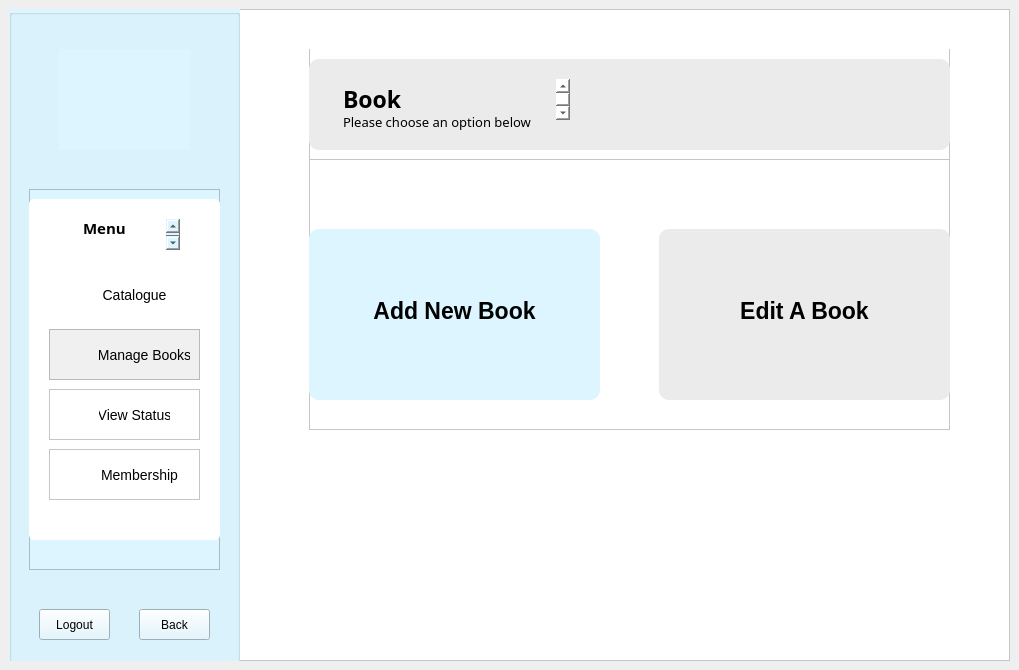
<?xml version="1.0" encoding="UTF-8"?>
<ui version="4.0">
 <class>AdminManageBooks</class>
 <widget class="QMainWindow" name="AdminManageBooks">
  <property name="geometry">
   <rect>
    <x>0</x>
    <y>0</y>
    <width>1019</width>
    <height>670</height>
   </rect>
  </property>
  <property name="windowTitle">
   <string>MainWindow</string>
  </property>
  <widget class="QWidget" name="centralwidget">
   <layout class="QHBoxLayout" name="horizontalLayout">
    <item>
     <widget class="QFrame" name="frame">
      <property name="styleSheet">
       <string notr="true">background: white;</string>
      </property>
      <property name="frameShape">
       <enum>QFrame::StyledPanel</enum>
      </property>
      <property name="frameShadow">
       <enum>QFrame::Raised</enum>
      </property>
      <widget class="QGroupBox" name="menuPanel">
       <property name="geometry">
        <rect>
         <x>0</x>
         <y>0</y>
         <width>231</width>
         <height>671</height>
        </rect>
       </property>
       <property name="styleSheet">
        <string notr="true">background: rgb(220, 245, 255);</string>
       </property>
       <property name="title">
        <string/>
       </property>
       <widget class="QLabel" name="logo">
        <property name="geometry">
         <rect>
          <x>50</x>
          <y>40</y>
          <width>131</width>
          <height>101</height>
         </rect>
        </property>
        <property name="text">
         <string/>
        </property>
        <property name="pixmap">
         <pixmap resource="Resources.qrc">:/images/logo.png</pixmap>
        </property>
        <property name="scaledContents">
         <bool>true</bool>
        </property>
       </widget>
       <widget class="QFrame" name="menu">
        <property name="geometry">
         <rect>
          <x>20</x>
          <y>180</y>
          <width>191</width>
          <height>381</height>
         </rect>
        </property>
        <property name="frameShape">
         <enum>QFrame::StyledPanel</enum>
        </property>
        <property name="frameShadow">
         <enum>QFrame::Raised</enum>
        </property>
        <widget class="QListWidget" name="listWidget_2">
         <property name="geometry">
          <rect>
           <x>0</x>
           <y>10</y>
           <width>191</width>
           <height>341</height>
          </rect>
         </property>
         <property name="styleSheet">
          <string notr="true">background: white;
border-radius: 5px;</string>
         </property>
         <property name="frameShadow">
          <enum>QFrame::Raised</enum>
         </property>
        </widget>
        <widget class="QPlainTextEdit" name="plainTextEdit_6">
         <property name="geometry">
          <rect>
           <x>50</x>
           <y>30</y>
           <width>101</width>
           <height>31</height>
          </rect>
         </property>
         <property name="styleSheet">
          <string notr="true">font-family: Baloo 2;
font-weight: bold;
background: white;
font-size: 15px;
</string>
         </property>
         <property name="frameShape">
          <enum>QFrame::NoFrame</enum>
         </property>
         <property name="frameShadow">
          <enum>QFrame::Plain</enum>
         </property>
         <property name="plainText">
          <string>Admin Menu</string>
         </property>
         <property name="backgroundVisible">
          <bool>false</bool>
         </property>
        </widget>
        <widget class="QFrame" name="catalogue_1">
         <property name="geometry">
          <rect>
           <x>20</x>
           <y>80</y>
           <width>151</width>
           <height>51</height>
          </rect>
         </property>
         <property name="styleSheet">
          <string notr="true">background: white;
border-radius: 5px;</string>
         </property>
         <property name="frameShape">
          <enum>QFrame::StyledPanel</enum>
         </property>
         <property name="frameShadow">
          <enum>QFrame::Raised</enum>
         </property>
         <widget class="QLabel" name="label_5">
          <property name="geometry">
           <rect>
            <x>10</x>
            <y>10</y>
            <width>31</width>
            <height>31</height>
           </rect>
          </property>
          <property name="text">
           <string/>
          </property>
          <property name="pixmap">
           <pixmap resource="Resources.qrc">:/images/Icons/books.png</pixmap>
          </property>
          <property name="scaledContents">
           <bool>true</bool>
          </property>
         </widget>
         <widget class="QPushButton" name="catalogue">
          <property name="geometry">
           <rect>
            <x>50</x>
            <y>10</y>
            <width>71</width>
            <height>31</height>
           </rect>
          </property>
          <property name="styleSheet">
           <string notr="true">QPushButton {
background: transparent;
font-size: 14px;
border: none;
}

QPushButton:hover {
	color: rgb(124, 204, 241);
}</string>
          </property>
          <property name="text">
           <string>Catalogue</string>
          </property>
          <property name="autoDefault">
           <bool>false</bool>
          </property>
         </widget>
        </widget>
        <widget class="QFrame" name="manageBooks_1">
         <property name="geometry">
          <rect>
           <x>20</x>
           <y>140</y>
           <width>151</width>
           <height>51</height>
          </rect>
         </property>
         <property name="styleSheet">
          <string notr="true">background: rgb(240, 240, 240);</string>
         </property>
         <property name="frameShape">
          <enum>QFrame::StyledPanel</enum>
         </property>
         <property name="frameShadow">
          <enum>QFrame::Raised</enum>
         </property>
         <widget class="QLabel" name="label_6">
          <property name="geometry">
           <rect>
            <x>10</x>
            <y>10</y>
            <width>31</width>
            <height>31</height>
           </rect>
          </property>
          <property name="text">
           <string/>
          </property>
          <property name="pixmap">
           <pixmap resource="Resources.qrc">:/images/Icons/book.png</pixmap>
          </property>
          <property name="scaledContents">
           <bool>true</bool>
          </property>
         </widget>
         <widget class="QPushButton" name="manageBooks">
          <property name="geometry">
           <rect>
            <x>50</x>
            <y>10</y>
            <width>91</width>
            <height>31</height>
           </rect>
          </property>
          <property name="styleSheet">
           <string notr="true">QPushButton {
background: transparent;
font-size: 14px;
border: none;
}

QPushButton:hover {
	color: rgb(124, 204, 241);
}</string>
          </property>
          <property name="text">
           <string>Manage Books</string>
          </property>
         </widget>
        </widget>
        <widget class="QFrame" name="status_1">
         <property name="geometry">
          <rect>
           <x>20</x>
           <y>200</y>
           <width>151</width>
           <height>51</height>
          </rect>
         </property>
         <property name="styleSheet">
          <string notr="true">background: white;</string>
         </property>
         <property name="frameShape">
          <enum>QFrame::StyledPanel</enum>
         </property>
         <property name="frameShadow">
          <enum>QFrame::Raised</enum>
         </property>
         <widget class="QLabel" name="label_7">
          <property name="geometry">
           <rect>
            <x>10</x>
            <y>10</y>
            <width>31</width>
            <height>31</height>
           </rect>
          </property>
          <property name="text">
           <string/>
          </property>
          <property name="pixmap">
           <pixmap resource="Resources.qrc">:/images/Icons/status.png</pixmap>
          </property>
          <property name="scaledContents">
           <bool>true</bool>
          </property>
         </widget>
         <widget class="QPushButton" name="status">
          <property name="geometry">
           <rect>
            <x>50</x>
            <y>10</y>
            <width>71</width>
            <height>31</height>
           </rect>
          </property>
          <property name="styleSheet">
           <string notr="true">QPushButton {
background: transparent;
font-size: 14px;
border: none;
}

QPushButton:hover {
	color: rgb(124, 204, 241);
}</string>
          </property>
          <property name="text">
           <string>View Status</string>
          </property>
         </widget>
        </widget>
        <widget class="QFrame" name="membership_1">
         <property name="geometry">
          <rect>
           <x>20</x>
           <y>260</y>
           <width>151</width>
           <height>51</height>
          </rect>
         </property>
         <property name="styleSheet">
          <string notr="true">background: white;</string>
         </property>
         <property name="frameShape">
          <enum>QFrame::StyledPanel</enum>
         </property>
         <property name="frameShadow">
          <enum>QFrame::Raised</enum>
         </property>
         <widget class="QLabel" name="label_8">
          <property name="geometry">
           <rect>
            <x>10</x>
            <y>10</y>
            <width>31</width>
            <height>31</height>
           </rect>
          </property>
          <property name="text">
           <string/>
          </property>
          <property name="pixmap">
           <pixmap resource="Resources.qrc">:/images/Icons/user.png</pixmap>
          </property>
          <property name="scaledContents">
           <bool>true</bool>
          </property>
         </widget>
         <widget class="QPushButton" name="membership">
          <property name="geometry">
           <rect>
            <x>50</x>
            <y>10</y>
            <width>81</width>
            <height>31</height>
           </rect>
          </property>
          <property name="styleSheet">
           <string notr="true">QPushButton {
background: transparent;
font-size: 14px;
border: none;
}

QPushButton:hover {
	color: rgb(124, 204, 241);
}</string>
          </property>
          <property name="text">
           <string>Membership</string>
          </property>
         </widget>
        </widget>
       </widget>
       <widget class="QPushButton" name="pushButton_2">
        <property name="geometry">
         <rect>
          <x>30</x>
          <y>600</y>
          <width>71</width>
          <height>31</height>
         </rect>
        </property>
        <property name="styleSheet">
         <string notr="true">QPushButton:hover {
	color: rgb(106, 146, 255);
}</string>
        </property>
        <property name="text">
         <string>Logout</string>
        </property>
       </widget>
       <widget class="QPushButton" name="back">
        <property name="geometry">
         <rect>
          <x>130</x>
          <y>600</y>
          <width>71</width>
          <height>31</height>
         </rect>
        </property>
        <property name="styleSheet">
         <string notr="true">/*QPushButton {
background: white;
}*/

QPushButton:hover {
	color: rgb(106, 146, 255);
}</string>
        </property>
        <property name="text">
         <string>Back</string>
        </property>
        <property name="icon">
         <iconset theme="go-previous">
          <normaloff>.</normaloff>.</iconset>
        </property>
       </widget>
      </widget>
      <widget class="QFrame" name="frame_4">
       <property name="geometry">
        <rect>
         <x>300</x>
         <y>40</y>
         <width>641</width>
         <height>381</height>
        </rect>
       </property>
       <property name="frameShape">
        <enum>QFrame::StyledPanel</enum>
       </property>
       <property name="frameShadow">
        <enum>QFrame::Raised</enum>
       </property>
       <widget class="QFrame" name="heading_2">
        <property name="geometry">
         <rect>
          <x>0</x>
          <y>-10</y>
          <width>641</width>
          <height>121</height>
         </rect>
        </property>
        <property name="frameShape">
         <enum>QFrame::StyledPanel</enum>
        </property>
        <property name="frameShadow">
         <enum>QFrame::Raised</enum>
        </property>
        <widget class="QPlainTextEdit" name="plainTextEdit_5">
         <property name="geometry">
          <rect>
           <x>0</x>
           <y>20</y>
           <width>641</width>
           <height>91</height>
          </rect>
         </property>
         <property name="styleSheet">
          <string notr="true">background: rgb(235, 235, 235);
border-radius: 10px;</string>
         </property>
         <property name="frameShadow">
          <enum>QFrame::Raised</enum>
         </property>
         <property name="plainText">
          <string/>
         </property>
        </widget>
        <widget class="QPlainTextEdit" name="plainTextEdit_7">
         <property name="geometry">
          <rect>
           <x>30</x>
           <y>40</y>
           <width>231</width>
           <height>41</height>
          </rect>
         </property>
         <property name="styleSheet">
          <string notr="true">font-family: Baloo 2;
font-weight: bold;
font-size: 23px;
background: transparent;</string>
         </property>
         <property name="frameShape">
          <enum>QFrame::NoFrame</enum>
         </property>
         <property name="plainText">
          <string>Book Management</string>
         </property>
        </widget>
        <widget class="QPlainTextEdit" name="plainTextEdit_8">
         <property name="geometry">
          <rect>
           <x>30</x>
           <y>70</y>
           <width>411</width>
           <height>31</height>
          </rect>
         </property>
         <property name="styleSheet">
          <string notr="true">background: transparent;
font-family: Baloo 2;
font-size: 13px;</string>
         </property>
         <property name="frameShape">
          <enum>QFrame::NoFrame</enum>
         </property>
         <property name="plainText">
          <string>Please choose an option below</string>
         </property>
        </widget>
       </widget>
       <widget class="QFrame" name="frame_5">
        <property name="geometry">
         <rect>
          <x>0</x>
          <y>180</y>
          <width>291</width>
          <height>171</height>
         </rect>
        </property>
        <property name="styleSheet">
         <string notr="true">background: rgb(220, 245, 255);
border-radius: 10px;
border-color: black;</string>
        </property>
        <property name="frameShape">
         <enum>QFrame::Box</enum>
        </property>
        <property name="frameShadow">
         <enum>QFrame::Raised</enum>
        </property>
        <widget class="QFrame" name="frame_2">
         <property name="geometry">
          <rect>
           <x>0</x>
           <y>60</y>
           <width>291</width>
           <height>51</height>
          </rect>
         </property>
         <property name="frameShape">
          <enum>QFrame::StyledPanel</enum>
         </property>
         <property name="frameShadow">
          <enum>QFrame::Raised</enum>
         </property>
         <widget class="QPushButton" name="add_Book">
          <property name="geometry">
           <rect>
            <x>0</x>
            <y>10</y>
            <width>291</width>
            <height>24</height>
           </rect>
          </property>
          <property name="styleSheet">
           <string notr="true">QPushButton {
border: none;
font-weight: bold;
font-size: 23px;
}

QPushButton:hover {
	color: rgb(106, 146, 255);
}
</string>
          </property>
          <property name="text">
           <string>Add New Book</string>
          </property>
         </widget>
        </widget>
       </widget>
       <widget class="QFrame" name="frame_6">
        <property name="geometry">
         <rect>
          <x>350</x>
          <y>180</y>
          <width>291</width>
          <height>171</height>
         </rect>
        </property>
        <property name="styleSheet">
         <string notr="true">background: rgb(235, 235, 235);
border-radius: 10px;
border-color: black;

QFrame::Raised</string>
        </property>
        <property name="frameShape">
         <enum>QFrame::Box</enum>
        </property>
        <property name="frameShadow">
         <enum>QFrame::Raised</enum>
        </property>
        <widget class="QFrame" name="frame_8">
         <property name="geometry">
          <rect>
           <x>0</x>
           <y>60</y>
           <width>291</width>
           <height>51</height>
          </rect>
         </property>
         <property name="frameShape">
          <enum>QFrame::StyledPanel</enum>
         </property>
         <property name="frameShadow">
          <enum>QFrame::Raised</enum>
         </property>
         <widget class="QPushButton" name="add_Book_3">
          <property name="geometry">
           <rect>
            <x>0</x>
            <y>10</y>
            <width>291</width>
            <height>24</height>
           </rect>
          </property>
          <property name="styleSheet">
           <string notr="true">QPushButton {
border: none;
font-weight: bold;
font-size: 23px;
}

QPushButton:hover {
	color: rgb(106, 146, 255);
}
</string>
          </property>
          <property name="text">
           <string>Edit A Book</string>
          </property>
         </widget>
        </widget>
       </widget>
      </widget>
     </widget>
    </item>
   </layout>
  </widget>
 </widget>
 <resources>
  <include location="Resources.qrc"/>
 </resources>
 <connections/>
</ui>
